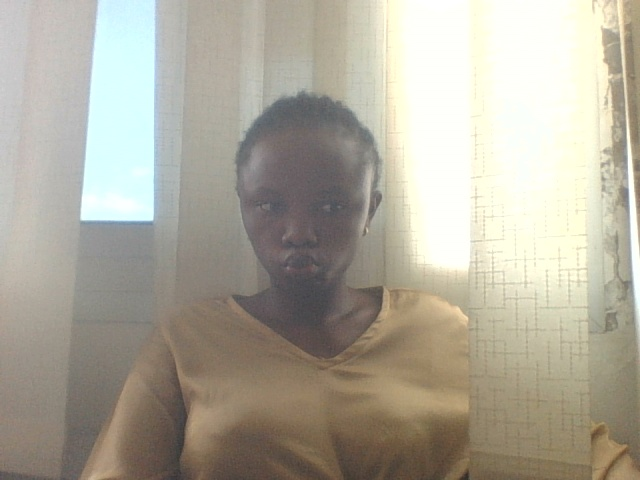
#> input picture data_photos/12345.jpg, 640 x 480 px; its folder holds only this picture in this run
$ python -i LoginPage.py   (imports and definitions only)
#> lines starting #> are read from the running program, lines starting #| are printed output that depends on the picture
### db.py
# db.py
# Service de stockage local JSON partage par les ecrans de l'application.

import json
import os
import re
from datetime import datetime

from config import (
    JSON_FILES, TABLE_PERSONNE, TABLE_LOGS, TABLE_ZONE, TABLE_INTRUS,
    TABLE_SUPER_USER, TABLE_SALLE, TABLE_HISTORY, TABLE_CAMERAS, HOSPITAL_POSTES,
)

BASE_DIR = os.path.dirname(os.path.abspath(__file__))


def _path(table):
    return os.path.join(BASE_DIR, JSON_FILES[table])


def _read(table):
    try:
        with open(_path(table), "r", encoding="utf-8") as file:
            return json.load(file)
    except (FileNotFoundError, json.JSONDecodeError):
        return []


def _write(table, rows):
    with open(_path(table), "w", encoding="utf-8") as file:
        json.dump(rows, file, ensure_ascii=False, indent=2, default=lambda value: value.isoformat(timespec="seconds") if isinstance(value, datetime) else value)


def initialize_json_store():
    os.makedirs(os.path.join(BASE_DIR, "data"), exist_ok=True)
    defaults = {
        TABLE_PERSONNE: [{
            "cni": "AA1634", "nom": "NTEDE", "prenom": "JULIENNE CHRISTELLE",
            "ville": "YAOUNDE", "quartier": "NGOUSSO-HOPITAL GENERAL",
            "date_enregistrement": datetime.now(), "photo_path": "data_photos/AA1634.jpg",
            "contact_phone": "+237 6 00 00 00 00", "empreinte_digitale": "", "poste": "Accueil",
            "face_id": None,
        }],
        TABLE_LOGS: [], TABLE_INTRUS: [],
        TABLE_SUPER_USER: [{"username": "admin", "password": "admin", "nom": "Administrateur", "role": "super_user", "date_de_naissance": "", "telephone": ""}],
        TABLE_SALLE: [{"id": index + 1, "nom_salle": poste, "description": "Zone protegée de l'hopital", "numero": f"S-{index + 1:02d}", "liste_personnel": []} for index, poste in enumerate(HOSPITAL_POSTES)],
        TABLE_HISTORY: [],
        TABLE_ZONE: [{"zone_name": poste, "description": "Poste hospitalier", "lat": None, "lon": None, "created_at": datetime.now()} for poste in HOSPITAL_POSTES],
        TABLE_CAMERAS: [
            {"id": 1, "nom": "Caméra Entrée Principale", "zone": "Accueil", "source": "0", "status": "Actif", "type": "USB / Interne"},
            {"id": 2, "nom": "Caméra Bloc A", "zone": "Bloc opératoire", "source": "rtsp://192.168.1.101:554/stream", "status": "Actif", "type": "RTSP / IP"},
            {"id": 3, "nom": "Caméra Urgences 1", "zone": "Urgences", "source": "rtsp://192.168.1.102:554/stream", "status": "Inactif", "type": "RTSP / IP"},
        ],
    }
    for table, rows in defaults.items():
        if not os.path.exists(_path(table)):
            _write(table, rows)
    personnel = _read(TABLE_PERSONNE)
#> (reads data/personnel.json from the repository)
    changed = False
    for person in personnel:
        if "face_id" not in person:
            person["face_id"] = None
            changed = True
    if changed:
        _write(TABLE_PERSONNE, personnel)
    ensure_face_ids()


def ensure_face_ids():
    try:
        personnel = _read(TABLE_PERSONNE)
#> further down, picture is the input picture: PIL image 640x480 RGB; mean R, G, B 174.2, 169.2, 155.5
        if not personnel:
            return
        changed = False
        from face_utils import extract_face_id_from_path
        for person in personnel:
            if not person.get("face_id") and person.get("photo_path"):
                fid = extract_face_id_from_path(person["photo_path"])
                if fid:
                    person["face_id"] = fid
                    changed = True
        if changed:
            _write(TABLE_PERSONNE, personnel)
    except Exception as e:
        print(f"[JSON] Error auto-populating face_ids: {e}")


# [81 lines left out: functions check_duplicate_person, fetch_all, execute, not called in this run]


def get_postes():
    return [row.get("zone_name", "") for row in _read(TABLE_ZONE) if row.get("zone_name")]


def read_table(table):
    initialize_json_store()
    return _read(table)


def write_table(table, rows):
    initialize_json_store()
    _write(table, rows)


def authenticate(username, password):
    return next((account for account in _read(TABLE_SUPER_USER)
                 if account.get("username") == username and account.get("password") == password), None)


# [35 lines left out: functions add_record, update_record, delete_record, log_history, not called in this run]


def check_status():
    initialize_json_store()
    return "STOCKAGE JSON LOCAL", "#10b981"


def storage_status():
    initialize_json_store()
    return "STOCKAGE LOCAL ACTIF", "#10b981"


def _table_from_query(query):
    match = re.search(r'FROM\s+"?([A-Z_]+)"?|INTO\s+"?([A-Z_]+)"?|UPDATE\s+"?([A-Z_]+)', query, re.I)
    return next((value.upper() for value in match.groups() if value), None) if match else None


# [24 lines left out: function fetch_all, not called in this run]


def fetch_one(query, params=None):
    rows = fetch_all(query, params)
    return rows[0] if rows else None


# [41 lines left out: functions _decode, execute, not called in this run]


initialize_json_store()

### face_utils.py
"""Helpers for face identifiers stored in JSON.

This module is intentionally resilient when OpenCV is not installed yet.
If the runtime is missing cv2, the functions return None instead of crashing
application startup.
"""

try:
    import cv2
except ImportError:  # pragma: no cover - runtime fallback
    cv2 = None

try:
    import numpy as np
except ImportError:  # pragma: no cover - fallback for minimal runtime
    np = None

import os


BASE_DIR = os.path.dirname(os.path.abspath(__file__))


# [17 lines left out: function extract_face_id, not called in this run]


def extract_face_id_from_path(image_path, cascade=None):
    if cv2 is None or not image_path:
        return None
    try:
        resolved_path = str(image_path).replace("\\", os.sep)
        if not os.path.isabs(resolved_path):
            resolved_path = os.path.join(BASE_DIR, resolved_path)
        if not os.path.exists(resolved_path):
            return None
        img = cv2.imread(resolved_path)
        if img is None:
            return None
        return extract_face_id(img, cascade)
    except Exception:
        return None


# [9 lines left out: function compare_face_ids, not called in this run]

### LoginPage.py
# page_login.py
# L'image de fond ("Gemini.png/.jpg") ne contient QUE le décor (écrans, ville,
# lampe...) — la carte vitrée avec le titre, les champs et le bouton n'existe
# pas dans le fichier image lui-même : elle est entièrement recréée ici avec
# PIL (flou gaussien + voile translucide + coins arrondis + textes), puis
# fusionnée dans l'image avant affichage, pour reproduire fidèlement la
# maquette cible (carte "BUILDING SAMAR" centrée).
#
# Seuls les 3 éléments réellement interactifs (champ utilisateur, champ mot
# de passe, bouton LOGIN) restent des vrais widgets CustomTkinter, positionnés
# exactement sur les emplacements dessinés dans la carte.
#
# Si l'alignement n'est pas parfait chez toi, ajuste UNIQUEMENT les
# constantes CARD_* et FIELD_* ci-dessous (en pixels, par rapport au coin
# haut-gauche de la fenêtre 1400x820) — rien d'autre à toucher.

import os
import customtkinter as ctk

try:
    from PIL import Image, ImageTk, ImageDraw, ImageFilter, ImageFont
except ImportError:
    Image = None
    ImageTk = None
    ImageDraw = None
    ImageFilter = None
    ImageFont = None

from config import (
    APP_USERNAME, APP_PASSWORD, LOGIN_BACKGROUND_BASENAME,
    FONT_NORMAL, FONT_BOLD, ACCENT_COLOR,
    APP_TITLE, APP_SUBTITLE, APP_FORGOT_TEXT, APP_LOCK_TEXT,
    CARD_BLUR_RADIUS, CARD_TINT_ALPHA, CARD_BORDER_ALPHA,
)
import db

WINDOW_W, WINDOW_H = 900, 500

# ---- Géométrie de la carte vitrée, centrée horizontalement ----
# Dimensionnée pour englober TOUT le contenu (titre -> champs -> bouton ->
# forgot password -> ligne d'authentification). Si tu agrandis CARD_H sans
# décaler les offsets ci-dessous, le bas de la carte laissera juste plus
# de marge vide ; ça ne cassera rien.
CARD_W = 380
CARD_H = 360
CARD_X = (WINDOW_W - CARD_W) // 2
CARD_Y = 105
CARD_RADIUS = 26

# ---- Ajuste ces valeurs si les champs ne tombent pas exactement
#      sur les zones de la carte (toutes exprimées en offset depuis CARD_Y,
#      donc si tu déplaces CARD_Y, tout le contenu suit automatiquement) ----
FIELD_W = CARD_W - 100
FIELD_X = CARD_X + 50
FIELD_H = 38

FIELD_USER_Y = CARD_Y + 105
FIELD_PASS_Y = CARD_Y + 157
FIELD_BTN_Y = CARD_Y + 209

# ---- Positions des textes secondaires (sous le bouton) ----
FORGOT_Y = CARD_Y + 264
LOCK_LINE_Y = CARD_Y + 305
TOP_TITLE_Y = 8


# [7 lines left out: function _find_background_file, not called in this run]


def _load_font(size, bold=False):
    """Cherche Times New Roman (cohérent avec FONT_NORMAL/FONT_BOLD) puis
    retombe sur Liberation/DejaVu si introuvable — ne plante jamais."""
    candidates = (
        ["timesbd.ttf", "Times New Roman Bold.ttf", "LiberationSerif-Bold.ttf"] if bold
        else ["times.ttf", "Times New Roman.ttf", "LiberationSerif-Regular.ttf"]
    )
    search_dirs = (
        "C:/Windows/Fonts",
        "/usr/share/fonts/truetype/msttcorefonts",
        "/usr/share/fonts/truetype/liberation",
        "/usr/share/fonts/truetype/dejavu",
        ".",
    )
    for name in candidates:
        for base in search_dirs:
            path = os.path.join(base, name)
            if os.path.exists(path):
                try:
                    return ImageFont.truetype(path, size)
                except Exception:
                    pass
    try:
        return ImageFont.truetype("DejaVuSans-Bold.ttf" if bold else "DejaVuSans.ttf", size)
    except Exception:
        return ImageFont.load_default()


def _centered_text(draw, text, y, font, fill, card_w):
    bbox = draw.textbbox((0, 0), text, font=font)
    w = bbox[2] - bbox[0]
    draw.text(((card_w - w) / 2, y), text, font=font, fill=fill)


# [7 lines left out: function _hide_background_title, not called in this run]


def _build_glass_card(base_img):
    """Découpe la zone de la carte dans base_img, la floute (effet givré),
    pose un voile translucide + un contour arrondi clair, écrit le titre,
    le sous-titre, "Forgot Password?" et la ligne d'authentification, puis
    recolle le résultat dans base_img."""

    # 1) Flouter uniquement la zone de la carte
    region = base_img.crop((CARD_X, CARD_Y, CARD_X + CARD_W, CARD_Y + CARD_H))
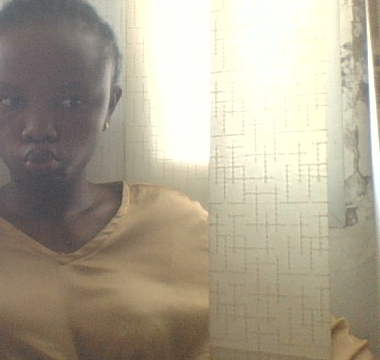
#> region: PIL image 380x360 RGB; mean R, G, B 172.7, 164.6, 146
    region = region.convert("RGBA").filter(ImageFilter.GaussianBlur(CARD_BLUR_RADIUS))
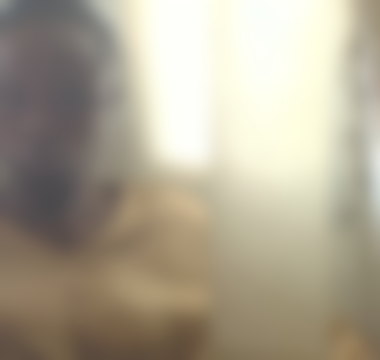
#> region: PIL image 380x360 RGBA; mean R, G, B, A 172.8, 164.6, 146, 255

    # 2) Voile translucide clair par-dessus le flou
    tint = Image.new("RGBA", (CARD_W, CARD_H), (255, 255, 255, CARD_TINT_ALPHA))
    region = Image.alpha_composite(region, tint)
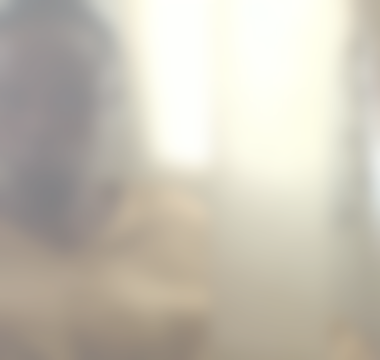
#> region: PIL image 380x360 RGBA; mean R, G, B, A 198.5, 193, 180.2, 255

    # 3) Masque à coins arrondis pour la carte
    mask = Image.new("L", (CARD_W, CARD_H), 0)
#> mask: PIL image 380x360 L; every value is 0
    mdraw = ImageDraw.Draw(mask)
    mdraw.rounded_rectangle((0, 0, CARD_W - 1, CARD_H - 1), radius=CARD_RADIUS, fill=255)

    card_layer = Image.new("RGBA", (CARD_W, CARD_H), (0, 0, 0, 0))
#> card_layer: PIL image 380x360 RGBA; every value is 0
    card_layer.paste(region, (0, 0), mask)

    draw = ImageDraw.Draw(card_layer)
    draw.rounded_rectangle(
        (0, 0, CARD_W - 1, CARD_H - 1), radius=CARD_RADIUS,
        outline=(255, 255, 255, CARD_BORDER_ALPHA), width=2,
    )

    # 4) Textes statiques de la carte
    # Le titre principal est affiché au-dessus de la carte, pour éviter la répétition de BUILDING SAMAR
    font_sub = _load_font(13)
    font_small = _load_font(11)

    _centered_text(draw, APP_SUBTITLE, 72, font_sub, (210, 220, 232, 230), CARD_W)
    _centered_text(draw, APP_FORGOT_TEXT, FORGOT_Y - CARD_Y, font_small, (222, 230, 240, 220), CARD_W)

    lock_text = f"\U0001F512 {APP_LOCK_TEXT}"
    _centered_text(draw, lock_text, LOCK_LINE_Y - CARD_Y, font_small, (188, 198, 210, 210), CARD_W)

    # 5) Recoller la carte finie dans l'image de fond
    base_img.paste(card_layer, (CARD_X, CARD_Y), card_layer)
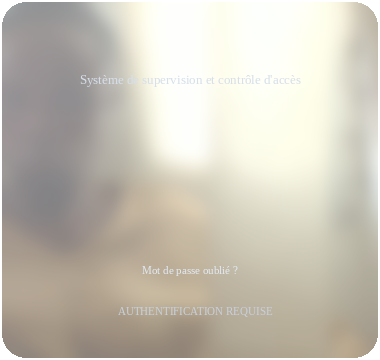
#> card_layer: PIL image 380x360 RGBA; mean R, G, B, A 199.2, 194, 181.7, 251.4; transparent parts drawn white
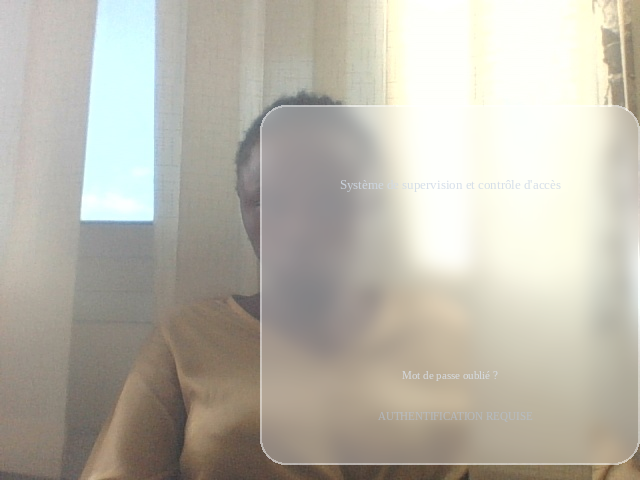
#> base_img: PIL image 640x480 RGB; mean R, G, B 185.9, 182.1, 171
    return base_img


class LoginPage(ctk.CTkFrame):
    # [113 lines left out: functions __init__, _build_background, _build_controls, _add_logo, _try_login, not called in this run]

>>> from PIL import Image
>>> picture = Image.open('data_photos/12345.jpg')
>>> result = _build_glass_card(picture)
